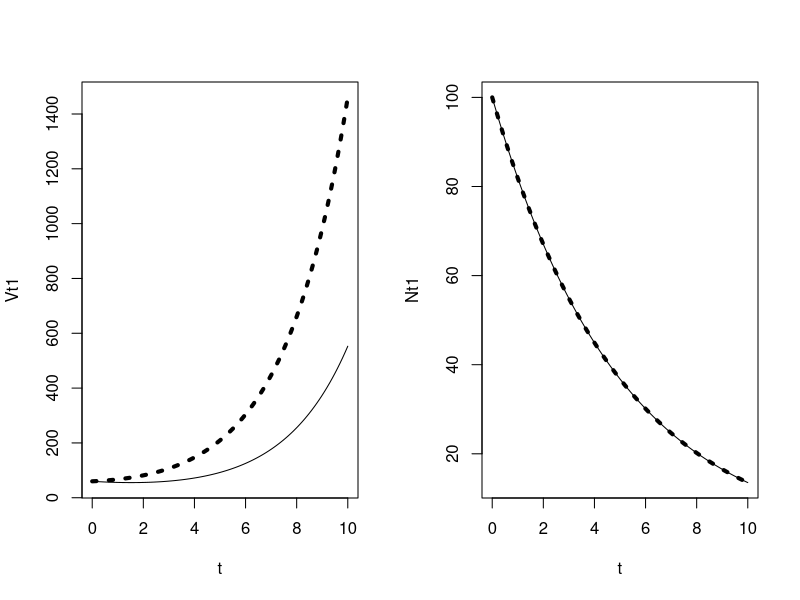

The R source for this figure:
# This is to check that my solutions to model1's ODEs are correct
# 10 Oct 2011

# E(N(t)) is expected number of individuals left in the stream
# V(t) is the variance in the number left

# ODEs for dE(N)/dt and dV/dt:
# dE(N)/dt = f(E(N))
# dV/dt = -2f'(N)V + f(N)
# from Carl Boettiger

# model1 and my analytical solutions:
# dN/dt = -mN
# N(t) = N0*exp(-mt)
# dV/dt = 2mV -mN
# V(t) = N(t)/2 + (V0 - N0/2) * exp(2mt)

# initial number and parameters:
N0 = 100
V0 = 60 # not sure what V0 should be!
m = 0.2 # emigration rate
t = seq(0,10, by=0.1) # timesteps

# analytical solutions for N(t) and V(t):
Nt1 = N0 * exp(-m * t)
Vt1 = Nt1 / 2 + (V0 - N0/2) * exp(2 * m * t)


# Numerically simulate ODEs to test analytical solutions:
require(deSolve)

model1 = function(t, x, parms) {
	with( as.list( c(parms, x)), {
		dn.dt = -m*N					# dN/dt
		dv.dt = 2 * m * V - m * N		# dV/dt
		res = c(dn.dt, dv.dt)
		list(res)
	})
}

parms = c(N0 = N0, V0 = V0, m = m)
start = c(N = N0, V = V0)
# run the model:
out.model1 = as.data.frame(lsoda(start, times=t, model1, parms))


# graphically compare numerical and analytical results
# solid line = analytical results
# dashes = numerical results
par(mfrow=c(1,2))
plot(Vt1 ~ t, type='l', 
	ylim=c(min(c(Vt1, out.model1$V)), max(c(Vt1, out.model1$V))))
points(out.model1$time, out.model1$V, type='l', lty=3, lwd=4)
plot(Nt1 ~ t, type='l')
points(out.model1$time, out.model1$N, type='l', lty=3, lwd=4)
